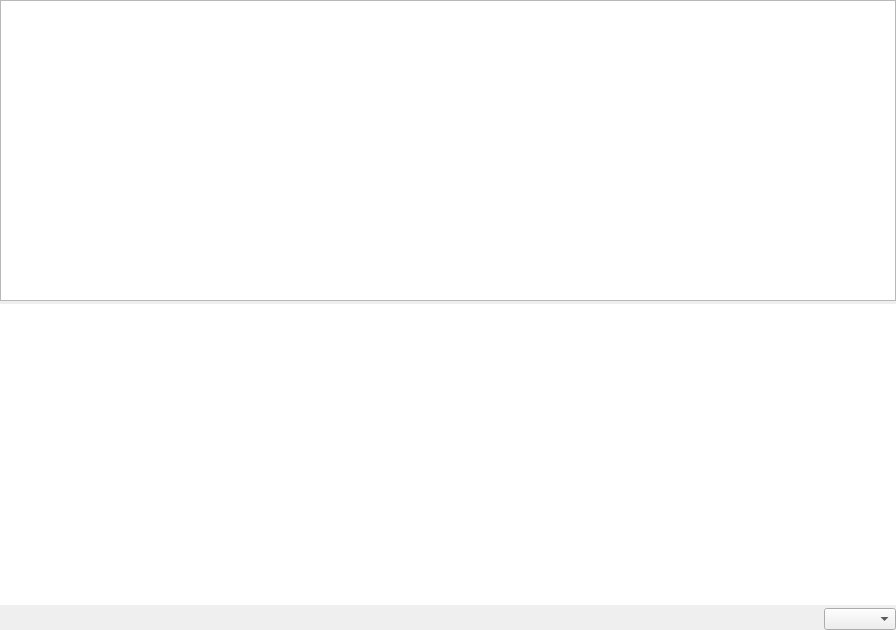
<?xml version="1.0" encoding="UTF-8"?>
<ui version="4.0">
 <class>YaraWidget</class>
 <widget class="QDockWidget" name="YaraWidget">
  <property name="geometry">
   <rect>
    <x>0</x>
    <y>0</y>
    <width>896</width>
    <height>630</height>
   </rect>
  </property>
  <property name="windowTitle">
   <string notr="true">Yara</string>
  </property>
  <widget class="QWidget" name="dockWidgetContents">
   <layout class="QVBoxLayout" name="yaraVertLayout">
    <property name="leftMargin">
     <number>0</number>
    </property>
    <property name="topMargin">
     <number>0</number>
    </property>
    <property name="rightMargin">
     <number>0</number>
    </property>
    <property name="bottomMargin">
     <number>0</number>
    </property>
    <item>
     <layout class="QVBoxLayout" name="yaraContainer">
      <property name="spacing">
       <number>3</number>
      </property>
      <item>
       <widget class="QPlainTextEdit" name="yaraRuleEditor">
        <property name="enabled">
         <bool>true</bool>
        </property>
        <property name="lineWrapMode">
         <enum>QPlainTextEdit::NoWrap</enum>
        </property>
        <property name="readOnly">
         <bool>true</bool>
        </property>
       </widget>
      </item>
      <item>
       <widget class="CutterTreeView" name="yaraTreeView">
        <property name="styleSheet">
         <string notr="true">CutterTreeView::item
{
    padding-top: 1px;
    padding-bottom: 1px;
}</string>
        </property>
        <property name="frameShape">
         <enum>QFrame::NoFrame</enum>
        </property>
        <property name="lineWidth">
         <number>0</number>
        </property>
        <property name="horizontalScrollBarPolicy">
         <enum>Qt::ScrollBarAsNeeded</enum>
        </property>
        <property name="sizeAdjustPolicy">
         <enum>QAbstractScrollArea::AdjustToContents</enum>
        </property>
        <property name="autoScroll">
         <bool>true</bool>
        </property>
        <property name="horizontalScrollMode">
         <enum>QAbstractItemView::ScrollPerPixel</enum>
        </property>
        <property name="indentation">
         <number>8</number>
        </property>
        <property name="sortingEnabled">
         <bool>true</bool>
        </property>
       </widget>
      </item>
      <item alignment="Qt::AlignRight">
       <widget class="QComboBox" name="yaraSelector"/>
      </item>
     </layout>
    </item>
   </layout>
  </widget>
 </widget>
 <customwidgets>
  <customwidget>
   <class>CutterTreeView</class>
   <extends>QTreeView</extends>
   <header>widgets/CutterTreeView.h</header>
   <container>1</container>
  </customwidget>
 </customwidgets>
 <resources/>
 <connections/>
</ui>
